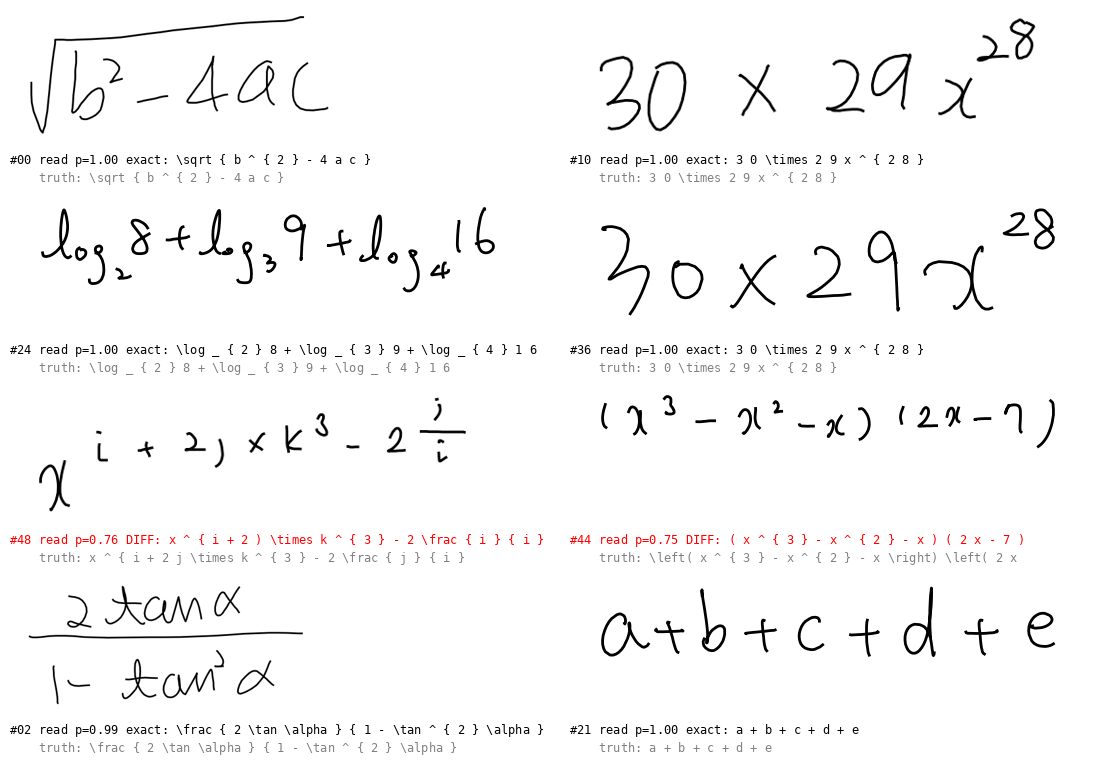
#> input picture recog/contact_sheet.png, 1120 x 760 px
$ python -i segment.py   (imports and definitions only)
#> lines starting #> are read from the running program, lines starting #| are printed output that depends on the picture; after the words box and inside, x2 and y2 are one past the last pixel; in counts of white or black regions, pixels touching at a corner belong together
#> further down, picture is the input picture: PIL image 1120x760 RGB; mean R, G, B 247.8, 247.4, 247.4
"""Layout for mixed Hebrew + math answers.

page -> lines (row gaps) -> chunks (column gaps) -> Hebrew / math (small CNN on skeletonised
strokes) -> adjacent chunks of the same kind merged into segments.

Every crop is normalised the same way before classification: binarise, scale to a fixed
height, skeletonise, redraw at one stroke width. That removes pen / scanner style, so the
classifier has to use the *shapes* (Hebrew letters vs. Latin letters, digits, '=', fraction bars).
"""
from __future__ import annotations

import json
import os
from dataclasses import dataclass

import numpy as np
from PIL import Image

PROJECT = os.path.dirname(os.path.dirname(os.path.abspath(__file__)))
CLS_DIR = os.path.join(PROJECT, "models", "script-classifier")
NORM_H = 40
CANVAS_W = 200


# ------------------------------------------------------------------ normalisation
def ink_mask(img: Image.Image, thresh: int = 128) -> np.ndarray:
#> called with thresh = 128
    return np.asarray(img.convert("L"), dtype=np.uint8) < thresh
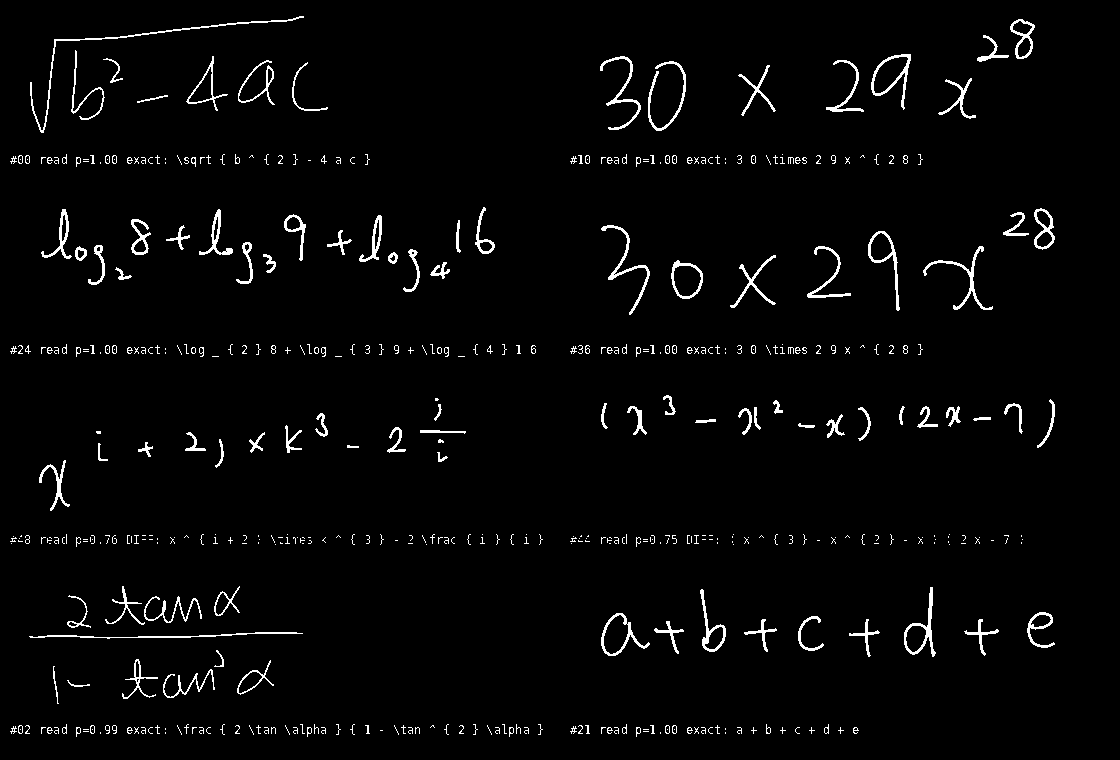
#> returned value: shape (760, 1120) bool; 2.7% white in thin lines or dots, all inside (x1, y1, x2, y2) = (10, 16, 1055, 737)


def normalize_crop(img: Image.Image, height: int = NORM_H, max_w: int = 320, tight_vertical: bool = False) -> np.ndarray:
    """-> float32 [height, W] with ink = 1, uniform 3-px strokes.

    By default the crop keeps its full height - pass a chunk cut from the *line band*, so a lone
    '=' or '.' keeps its true size and position relative to the line instead of being blown up
    to the full height (which made small formula pieces unrecognisable)."""
    from skimage.morphology import dilation, disk, skeletonize

    ink = ink_mask(img)
    ys, xs = np.where(ink)
    if len(xs) == 0:
        return np.zeros((height, 8), np.float32)
    ink = ink[ys.min(): ys.max() + 1, xs.min(): xs.max() + 1] if tight_vertical else ink[:, xs.min(): xs.max() + 1]
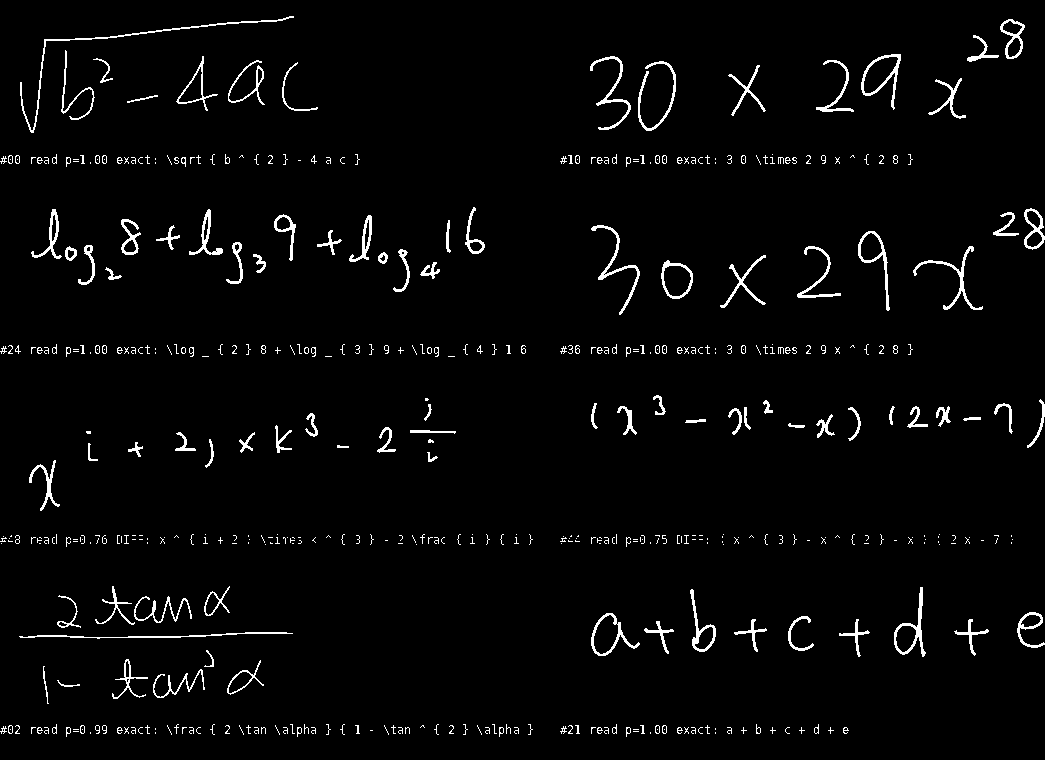
#> ink: shape (760, 1045) bool; 2.9% white in thin lines or dots
    h, w = ink.shape
#> h = 760; w = 1045
    inner = height - 8
    nw = max(4, min(max_w - 8, int(round(w * inner / h))))
#> nw = 44
    small = Image.fromarray((ink * 255).astype(np.uint8)).resize((nw, inner), Image.BILINEAR)
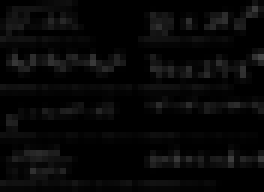
#> small: PIL image 44x32 L (shown 6 times larger); min 0, max 69, mean 7.4
    b = np.asarray(small) > 64
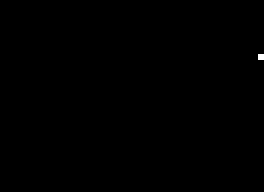
#> b: shape (32, 44) bool (shown 6 times larger); 0.07% white in thin lines or dots, all inside (x1, y1, x2, y2) = (43, 9, 44, 10)
    sk = dilation(skeletonize(b), disk(1))
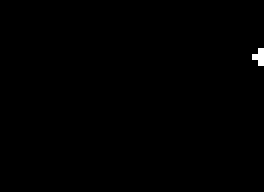
#> sk: shape (32, 44) bool (shown 6 times larger); 0.28% white in thin lines or dots, all inside (x1, y1, x2, y2) = (42, 8, 44, 11)
    out = np.zeros((height, nw + 8), np.float32)
    out[4:4 + inner, 4:4 + nw] = sk
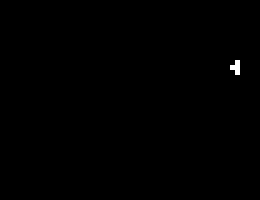
#> out: shape (40, 52) float32 (shown 5 times larger); values 0 (black) and 1 (white), 0.19% white in thin lines or dots, all inside (x1, y1, x2, y2) = (46, 12, 48, 15)
    return out


# [67 lines left out: functions to_canvas, pad_crop, _runs, segment_lines, segment_chunks, split_words, not called in this run]


# ------------------------------------------------------------------ classifier
class ScriptClassifier:
    """p(math) for a crop. ONNX model trained by train_segment_classifier.py."""

    # [14 lines left out: functions __init__, p_math, not called in this run]


@dataclass
class Segment:
    kind: str                    # "hebrew" | "math"
    box: tuple                   # (x0, y0, x1, y1) on the page
    p_kind: float                # classifier probability of `kind` (lowest over merged chunks)
    nbest: list                  # recognizer candidates (text, logp)


# [38 lines left out: functions smooth_line, layout, not called in this run]

>>> from PIL import Image
>>> picture = Image.open('contact_sheet.png')
>>> result = normalize_crop(picture)
